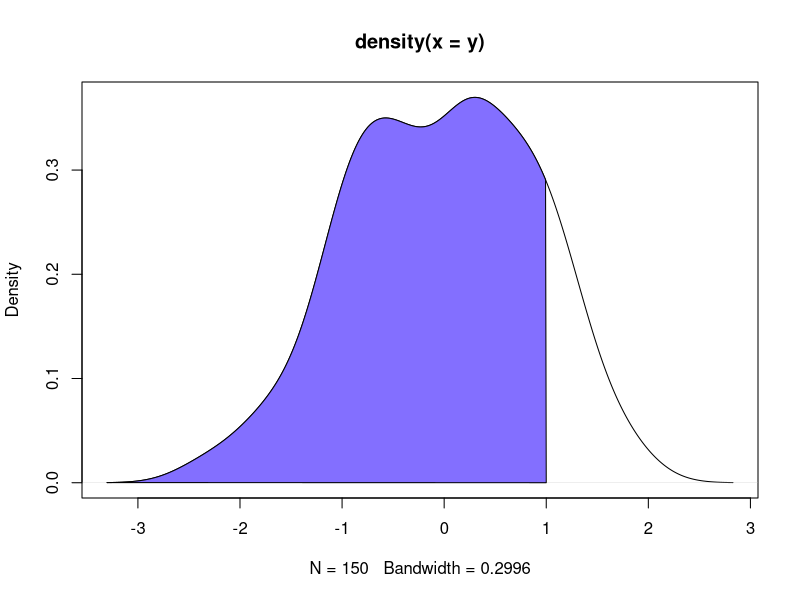

Reproduce this figure in R.
# Data
set.seed(3)
y <- rnorm(150)

# Density estimation
den <- density(y)

# Plot
plot(den)

# Fill area for values lower or equal to 1
value <- 1

polygon(c(den$x[den$x <= value ], value),
        c(den$y[den$x <= value ], 0),
        col = "slateblue1",
        border = 1) 



